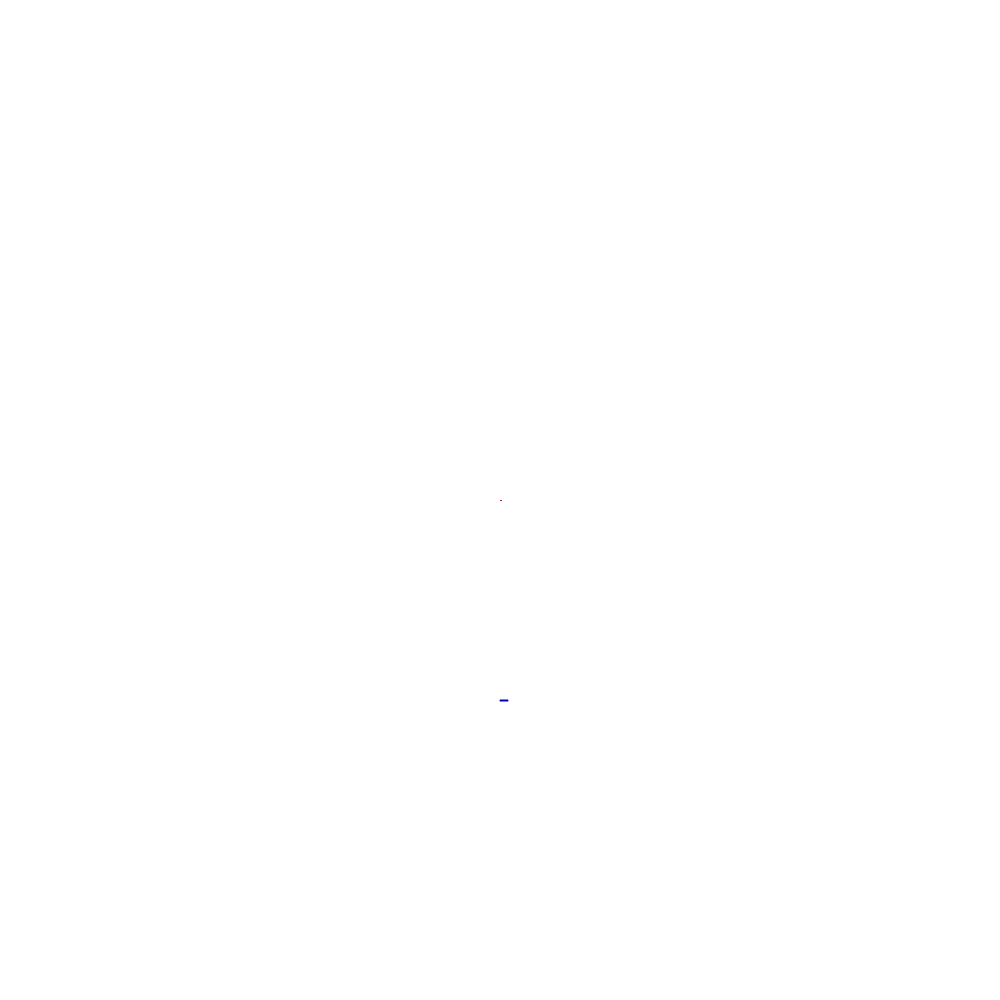
Frame 1 (no input)
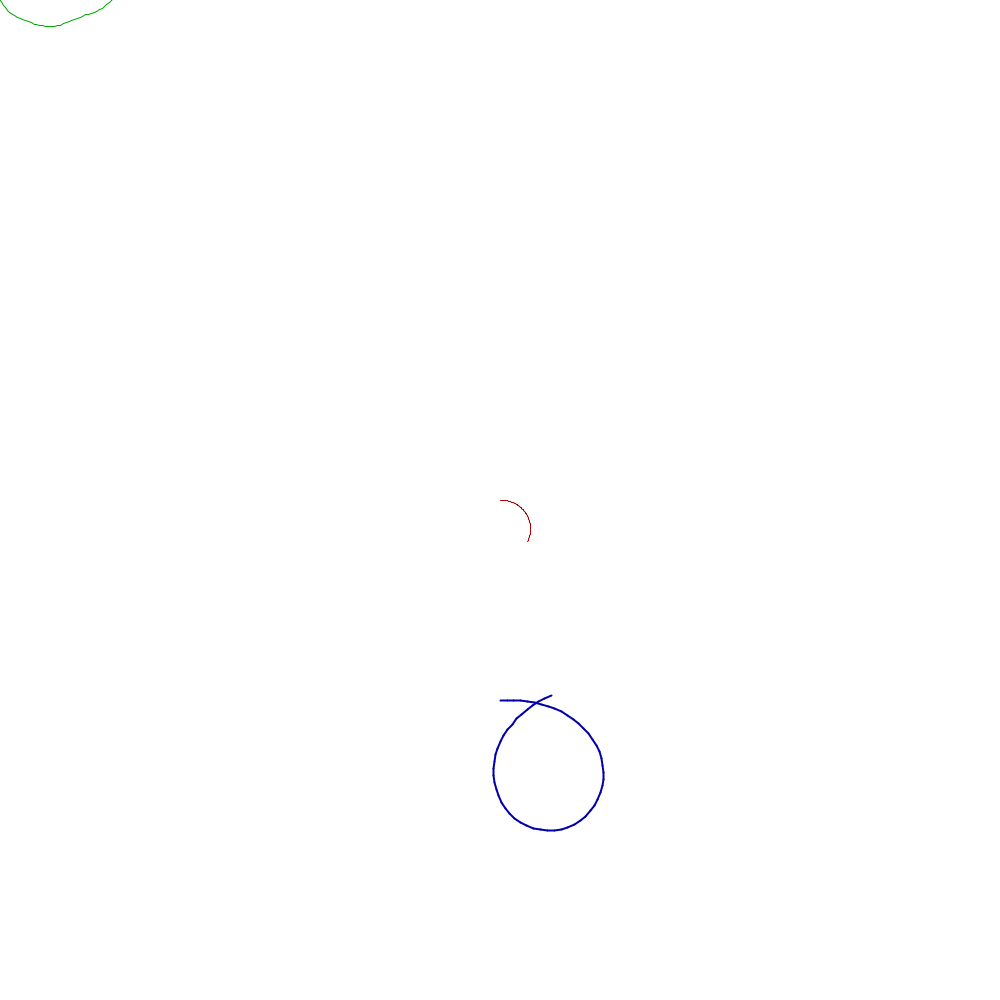
Frame 60 (the mouse pressed at the canvas centre just before this capture)
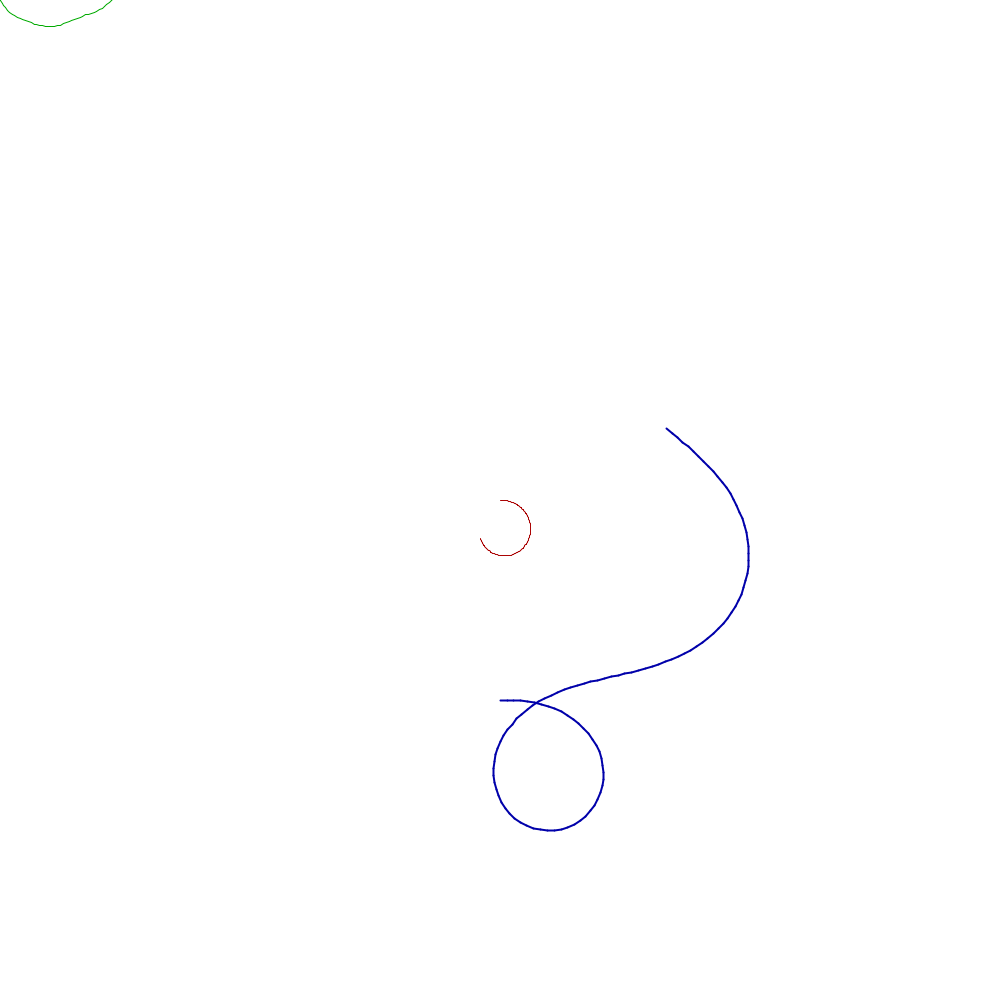
Frame 120 (the mouse held since frame 60 and released just before this capture)

The Processing sketch that drew these frames (run headless with seeded random() and noise(); from frame 60 on, the mouse is pressed at the canvas centre):

// Processing sketch: spirograph_230410a
// ── spirograph_230410a.pde
Turtle yertle, squirtle, gertrude;

void setup(){
  size(1000, 1000);
  frameRate(999);
  yertle = new Turtle(500, 500, #aa0000);
  yertle.weight = 1;
  
  // this number is tuned to get the final
  // pattern approximately in the center
  squirtle = new Turtle(500, 700, #0000aa);
  squirtle.weight = 2;
  
  // just to the top left of the canvas,
  // aiming directly at the center
  gertrude = new Turtle(-10, -10, #00aa00, TAU * .125);
  gertrude.weight = 1;
  
  background(255);
}

void draw(){
  // yertle makes a smaller pattern in the center
  yertle.forward(1);
  yertle.turn(sin(frameCount * .01) * .01 + TAU/200);
  
  // squirtle makes a larger pattern
  squirtle.forward(7);
  squirtle.turn(sin(frameCount * .05) * .1 + TAU/200);
  
  // gertrude does whatever the fuck she wants
  float turniness = .05;
  gertrude.forward(3);
  gertrude.turn(random(-TAU * turniness * .5, TAU * turniness * .5));
}

// ── turtle.pde
class Turtle {
  // PROPERTIES
  color ink;    // line color
  float weight; // line weight
  PVector pos;  // where the turtle is
  PVector dir;  // direction/facing
  
  // CONSTRUCTORs
  Turtle(float x, float y){
    pos = new PVector(x, y);
    ink = color(0);
    dir = new PVector(1, 0);
  }
  
  Turtle(float x, float y, color c){
    pos = new PVector(x, y);
    ink = c;
    dir = new PVector(1, 0);
  }
  
  Turtle(float x, float y, color c, float rotation){
    pos = new PVector(x, y);
    ink = c;
    dir = PVector.fromAngle(rotation);
  }
  
  // METHODS
  void turn(float amount){
    dir.rotate(amount);
  }
  
  void forward(float amount){
    PVector start = pos.copy();
    pos.add(PVector.mult(dir, amount));
    PVector end = pos.copy();
    
    stroke(ink);
    strokeWeight(weight);
    line(start.x, start.y, end.x, end.y);
  }
  
  void display(){
    // draw where we currently are
    translate(pos.x, pos.y);
    rotate(dir.heading());
    fill(128);
    
    float wingspan = 20;
    quad(0, 0,
         - wingspan, - wingspan,
         + wingspan, 0,
         - wingspan, + wingspan);
  }     
}
